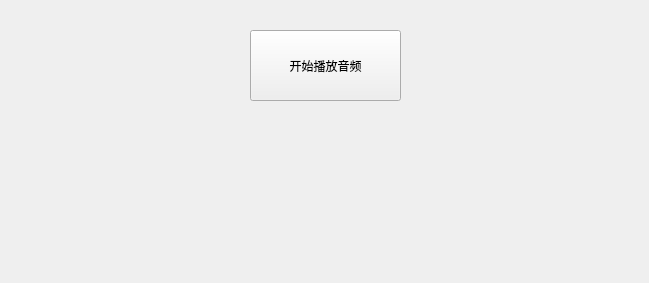
<?xml version="1.0" encoding="UTF-8"?>
<ui version="4.0">
 <class>Widget</class>
 <widget class="QWidget" name="Widget">
  <property name="geometry">
   <rect>
    <x>0</x>
    <y>0</y>
    <width>649</width>
    <height>283</height>
   </rect>
  </property>
  <property name="windowTitle">
   <string>Widget</string>
  </property>
  <widget class="QPushButton" name="pushButton">
   <property name="geometry">
    <rect>
     <x>250</x>
     <y>30</y>
     <width>151</width>
     <height>71</height>
    </rect>
   </property>
   <property name="text">
    <string>开始播放音频</string>
   </property>
  </widget>
 </widget>
 <resources/>
 <connections/>
</ui>
